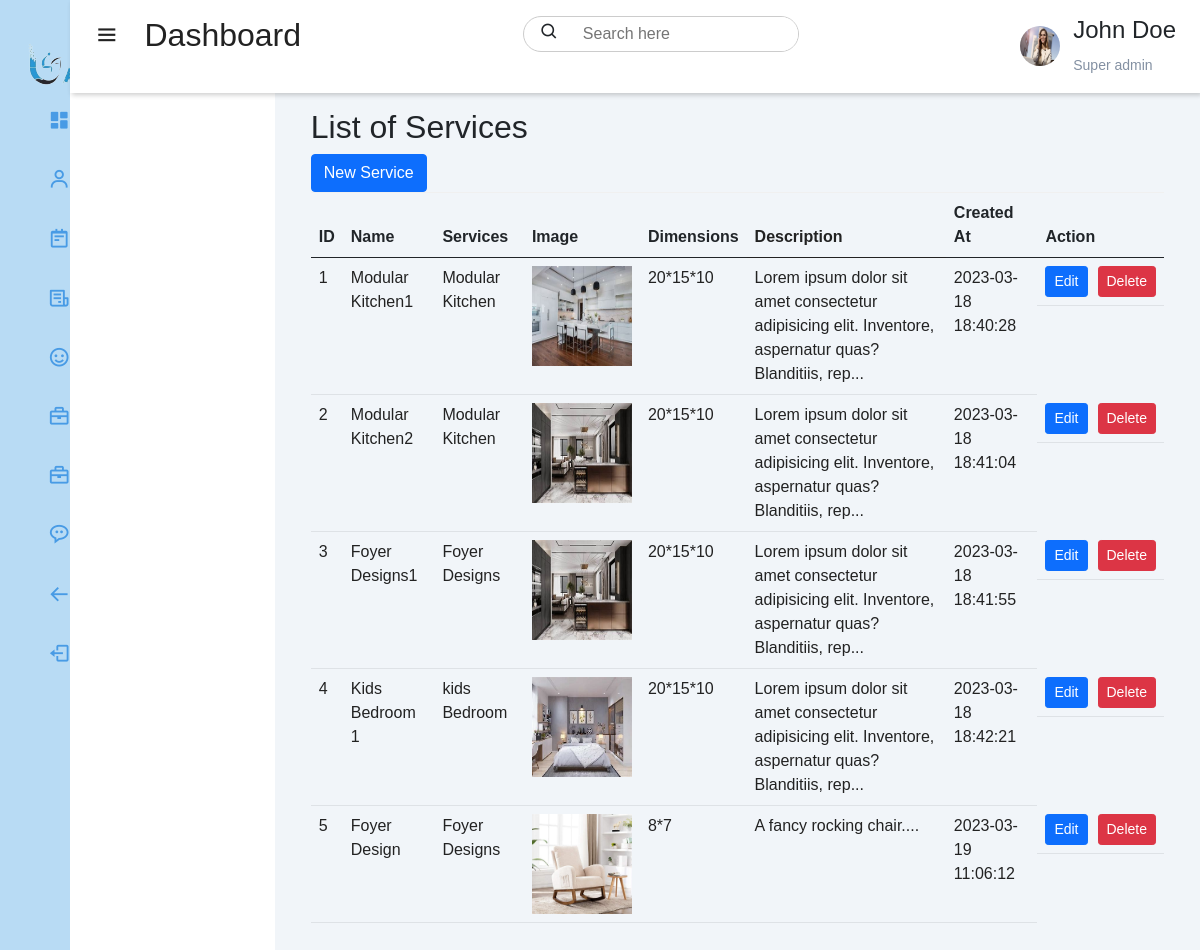
The page /admin-panel/servicegallery/index.php (signed in) on the database its author committed.
### tables this page shows
CREATE TABLE `services` (
  `id` int(11) NOT NULL,
  `name` text DEFAULT NULL,
  `type` text DEFAULT NULL,
  `dimensions` text DEFAULT NULL,
  `image` longblob DEFAULT NULL,
  `description` text DEFAULT NULL,
  `price` text DEFAULT NULL,
  `createdat` timestamp NULL DEFAULT current_timestamp()
);

### admin-panel/servicegallery/index.php (the view, shortened to what this page needs)
<?php
    if($_SESSION['id'] == true){
?>
<!DOCTYPE html>
<html lang="en">
<head>
    <link rel="stylesheet" href="../../css/admin.css">
    <link rel="stylesheet" href="https://unicons.iconscout.com/release/v4.0.0/css/line.css">
    <link href='https://unpkg.com/boxicons@2.1.4/css/boxicons.min.css' rel='stylesheet'>
    <link href="https://cdn.jsdelivr.net/npm/bootstrap@5.0.2/dist/css/bootstrap.min.css" rel="stylesheet">
</head>
<body>
   <div class="sidebar">
    <div class="slider-brand">
    </div>
    <div class="sidebar-menu">
        <ul>
            <li>
                <a href="../admin.php"><span><i class='bx bxs-dashboard'></i></span>
                <span>Dashboard</span></a>
            </li>
            <li>
                <a href="#"><span><i class='bx bx-user'></i></span>
                <span>Customers</span></a>
            </li>
            <li>
                <a href="../gallery/index.php"><span><i class='bx bx-notepad'></i></span>
                <span>Gallery</span></a>
            </li>
            <li>
                <a href="#"><span><i class='bx bx-receipt'></i></span>
                <span>Orders</span></a>
            </li>
            <li>
                <a href="../employees/index.php"><span><i class='bx bx-smile'></i></span>
                <span>Employees</span></a>
            </li>
            <li>
                <a href="../servicetypes/index.php"><span><i class='bx bx-briefcase'></i></span>
                <span>Services</span></a>
            </li>
            <li>
                <a href="../servicegallery/index.php"><span><i class='bx bx-briefcase'></i></span>
                <span>Services Gallery</span></a>
            </li>
            <li>
                <a href="../feedbacks/index.php"><span><i class='bx bx-message-rounded-dots'></i></span>
                <span>Feedback</span></a>
            </li>
            <li>
                <a href="../../index.php"><span><i class='bx bx-arrow-back'></i></span>
                <span>Back to home</span></a>
            </li>
            <li>
                <a href="../../logout.php"><span><i class='bx bx-log-out'></i></span>
                <span>Logout</span></a>
            </li>
        </ul>
    </div>
   </div>
   <div class="main-content">
    <header>
        <h2>
            <label for="nav-toggle">
                <span><i class='bx bx-menu' ></i></span>
            </label>
            Dashboard
        </h2>
        <div class="search-wrapper">
            <span><i class='bx bx-search'></i></span>
            <input type="search" placeholder="Search here">
        </div>
        <div class="user-wrapper">
            <img src="./images/profile-3.jpeg" width="40px" height="40px">
            <div>
                <h4>John Doe</h4>
                <small>Super admin</small>
            </div>
        </div>
    </header>
    </div>
    <main>
    <div class="container">
        <h2>List of Services</h2>
        <a class="btn btn-primary button" href="./create.php" role="button">New Service</a>
        <br>
        <table class="table">
            <thead>
                <tr>
                    <th>ID</th>
                    <th>Name</th>
                    <th>Services</th>
                    <th>Image</th>
                    <th>Dimensions</th>
                    <td>Description</td>
                    <th>Created At</th>
                    <th>Action</th>
                </tr>
            </thead>
            <tbody>
                <?php
                    require_once('../config.php');
                    $sql = "SELECT * FROM `services`";
                    $result = $db->query($sql);
                    while($row = $result->fetch_assoc()){
                        $data = $row['description'];
                        $substring = substr($data,0,100);
                        $description = $substring."...";
                        echo"
                            <tr>
                                <td>$row[id]</td>
                                <td>$row[name]</td>
                                <td>$row[type]</td>
                                <td><img src='./db_images/$row[image]' height=100px width=100px></td>
                                <td>$row[dimensions]</td>
                                <td>$description</td>
                                <td>$row[createdat]</td>
                                <td>
                                    <a class='btn btn-primary btn-sm space' href='./edit.php?id=$row[id]'>Edit</a><br>
                                    <a class='btn btn-danger btn-sm' href='./delete.php?id=$row[id]'>Delete</a>
                                </td>
                            </tr>
                        ";
                    }
                ?>
            </tbody>
        </table>
    </div>
    </main>
</body>
</html>
<?php
    }
    else{
        header("Location: ../../index.php");
    }
?>

### css/admin.css (style rules this page uses)
* { padding: 0; margin: 0; box-sizing: border-box; list-style: none; text-decoration: none; font-family: 'Poppins', sans-serif; }
:root { --main-color: rgba(175, 214, 243, 0.878); --color-dark: #1d2231; --text-grey: #8390a2; }
.sidebar { width:345px; position: fixed; left:0; top:0; height:100%; background: var(--main-color); z-index: 100; transition: width 300ms; }
.slider-brand { height:90px; padding: 2rem 0rem 2rem 3rem; color:white; }
.sidebar-menu { margin-top: 1rem; }
.sidebar-menu li { width:100%; margin-bottom: 1.6rem; padding-left: 1.2rem; }
.sidebar-menu a { padding-left: 1rem; display: block; color:#489be5; font-size: 1rem; text-decoration: none; }
.sidebar-menu a span:first-child { font-size: 1.4rem; padding-right: 1rem; }
.main-content { transition: margin-left 300ms; margin-left: 345px; }
header { background: #fff; display: flex; justify-content: space-between; padding: 1rem 1.5rem; box-shadow: 2px 2px 5px rgba(0,0,0,0.2); position: fixed; left:345px; width:calc(100% - 345px); top:0; z-index:100; transition: left 300ms; }
header h2 { color:#222; }
header label span i { font-size: 1.6rem; padding-right: 1rem; margin-top: 2px; }
.search-wrapper { border: 1px solid #ccc; border-radius: 30px; height:36px; display: flex; align-items: center; overflow-x: hidden; }
.search-wrapper span { display: inline-block; padding: 0rem 1rem; font-size: 1.2rem; }
.search-wrapper input { height:100%; padding: .5rem; border:none; outline:none; }
.user-wrapper { display: flex; align-items: center; }
.user-wrapper img { border-radius: 50%; margin-right: 0.8rem; }
.user-wrapper small { display: inline-block; color:var(--text-grey); }
main { margin-top: 76px; padding: 2rem 1.5rem; background: #f1f5f9; min-height: calc(100vh - 90px); }
table { border-collapse: collapse; }
thead tr { border-top:1px solid #f0f0f0; border-bottom:1px solid #f0f0f0; }
thead td { font-weight: 600; }
td { padding: .5rem 1rem; font-size: 1rem; color:#222; }
tr td:last-child { display: flex; align-items: center; }
@media (max-width:1200px) { .sidebar { width:70px; } }
@media (max-width:1200px) { .sidebar .slider-brand, .sidebar li { padding-left: 1rem; text-align: center; } }
@media (max-width:1200px) { .sidebar li a { padding-left: 0rem; } }
@media (max-width:1200px) { .main-content { margin-left:70px; } }
@media (max-width:1200px) { .main-content header { width:calc(100% - 70px); left:70px; } }

### admin-panel/servicegallery/index.php (style rules this page uses)
main { margin-top: 76px; padding: 2rem 1.5rem; min-height: calc(100vh - 90px); margin-left:22.9%; }
a { text-decoration:none; }
.space { margin-right:10px; }

### rows shown on the page
services: id "1", name "Modular Kitchen1", type "Modular Kitchen", image (picture), dimensions "20*15*10", description "Lorem ipsum dolor sit amet consectetur adipisicing elit. Inventore, aspernatur quas? Blanditiis, rep...", createdat "2023-03-18 18:40:28"
services: id "2", name "Modular Kitchen2", type "Modular Kitchen", image (picture), dimensions "20*15*10", description "Lorem ipsum dolor sit amet consectetur adipisicing elit. Inventore, aspernatur quas? Blanditiis, rep...", createdat "2023-03-18 18:41:04"
services: id "3", name "Foyer Designs1", type "Foyer Designs", image (picture), dimensions "20*15*10", description "Lorem ipsum dolor sit amet consectetur adipisicing elit. Inventore, aspernatur quas? Blanditiis, rep...", createdat "2023-03-18 18:41:55"
services: id "4", name "Kids Bedroom 1", type "kids Bedroom", image (picture), dimensions "20*15*10", description "Lorem ipsum dolor sit amet consectetur adipisicing elit. Inventore, aspernatur quas? Blanditiis, rep...", createdat "2023-03-18 18:42:21"
services: id "5", name "Foyer Design", type "Foyer Designs", image (picture), dimensions "8*7", description "A fancy rocking chair....", createdat "2023-03-19 11:06:12"
